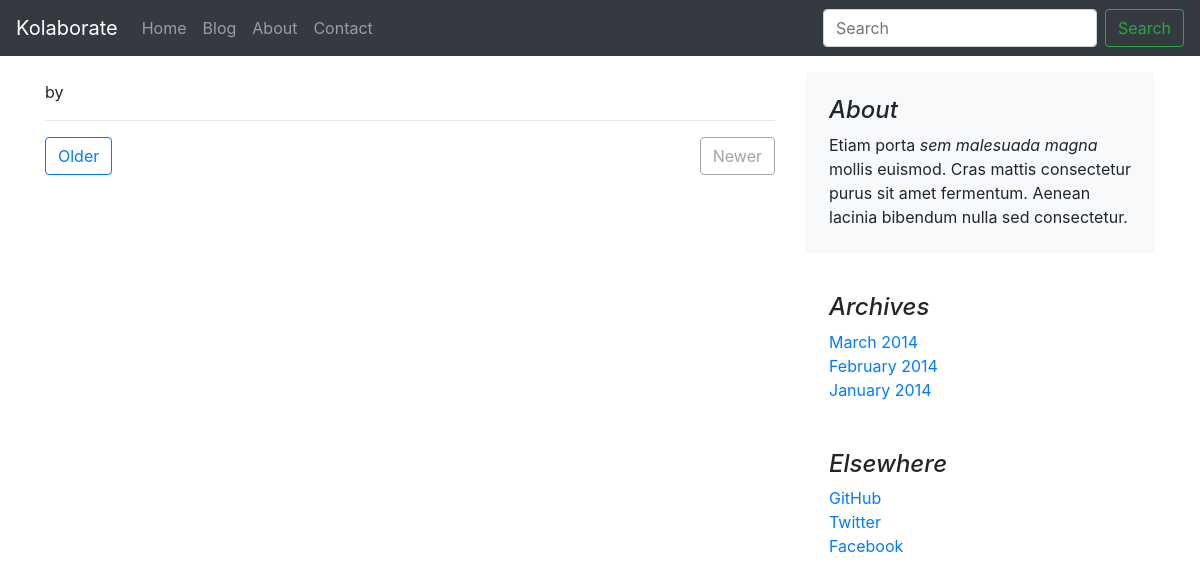
The page /blog/second-post on the database as committed earlier.
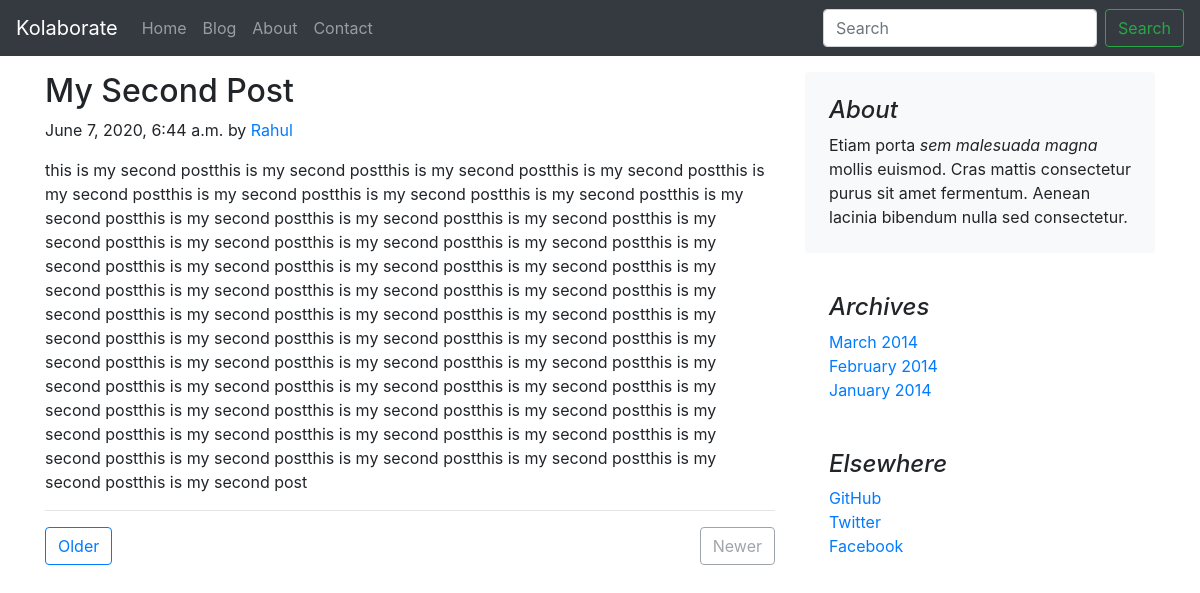
The same page on the database as committed later.
### blog/models.py (models this page shows, shortened)
class Post(models.Model):
    sno = models.AutoField(primary_key=True)
    title = models.CharField(max_length=300)
    content = models.TextField()
    author = models.CharField(max_length=50)
    slug = models.CharField(max_length=150)
    timeStamp = models.DateTimeField(blank=True)

### blog/views.py (the view)
# urls.py: path('<str:slug>', views.blogPost, name='blogPost'),
def blogPost(request,slug):
    post = Post.objects.filter(slug=slug).first()
    context = {'post':post}
    return render(request,'blog/blogPost.html',context)

### templates/blog/blogPost.html (shortened to what this page needs)
{% extends 'base.html' %}
{% block body %}
<div class="container my-5 py-4">
    <div class="row">
        <div class="col-md-8 blog-main">
            <div class="blog-post">
                <h2 class="blog-post-title">{{post.title}}</h2>
                <p class="blog-post-meta">{{post.timeStamp}} by <a href="/about">{{post.author}}</a></p>
                <p>{{post.content}}</p>
                <hr>
            </div>
            <nav class="blog-pagination">
                <a class="btn btn-outline-primary" href="#">Older</a>
                <a class="btn float-right btn-outline-secondary disabled" href="#" tabindex="-1" aria-disabled="true">Newer</a>
            </nav>
        </div>
        <aside class="col-md-4 blog-sidebar">
            <div class="p-4 mb-3 bg-light rounded">
                <h4 class="font-italic">About</h4>
                <p class="mb-0">Etiam porta <em>sem malesuada magna</em> mollis euismod. Cras mattis consectetur purus sit
                    amet fermentum. Aenean lacinia bibendum nulla sed consectetur.</p>
            </div>
            <div class="p-4">
                <h4 class="font-italic">Archives</h4>
                <ol class="list-unstyled mb-0">
                    <li><a href="#">March 2014</a></li>
                    <li><a href="#">February 2014</a></li>
                    <li><a href="#">January 2014</a></li>
                </ol>
            </div>
            <div class="p-4">
                <h4 class="font-italic">Elsewhere</h4>
                <ol class="list-unstyled">
                    <li><a href="#">GitHub</a></li>
                    <li><a href="#">Twitter</a></li>
                    <li><a href="#">Facebook</a></li>
                </ol>
            </div>
        </aside>
    </div>
</div>
{% endblock body %}

Rows that differ between the two databases and show on the page:
added Post: title "My Second Post", timeStamp "June 7, 2020, 6:44 a.m.", author "Rahul", content "this is my second postthis is my second postthis is my second postthis is my second postthis is my second postthis is my second postthis is my second postthis is my second postthis is my second postthis is my second postthis is my second postthis is my second postthis is my second postthis is my second postthis is my second postthis is my second postthis is my second postthis is my second postthis is my second postthis is my second postthis is my second postthis is my second postthis is my second postthis is my second postthis is my second postthis is my second postthis is my second postthis is my second postthis is my second postthis is my second postthis is my second postthis is my second…"
